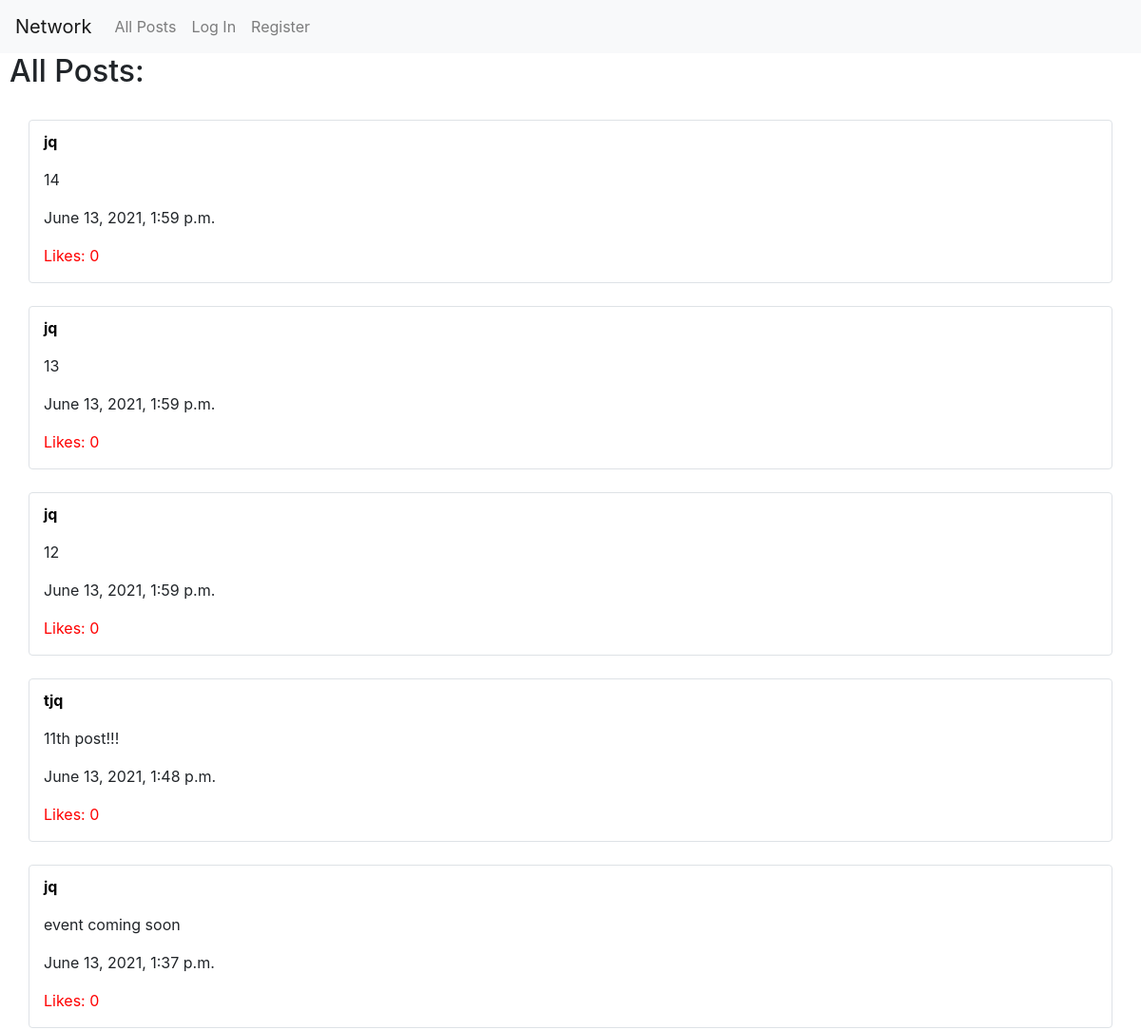
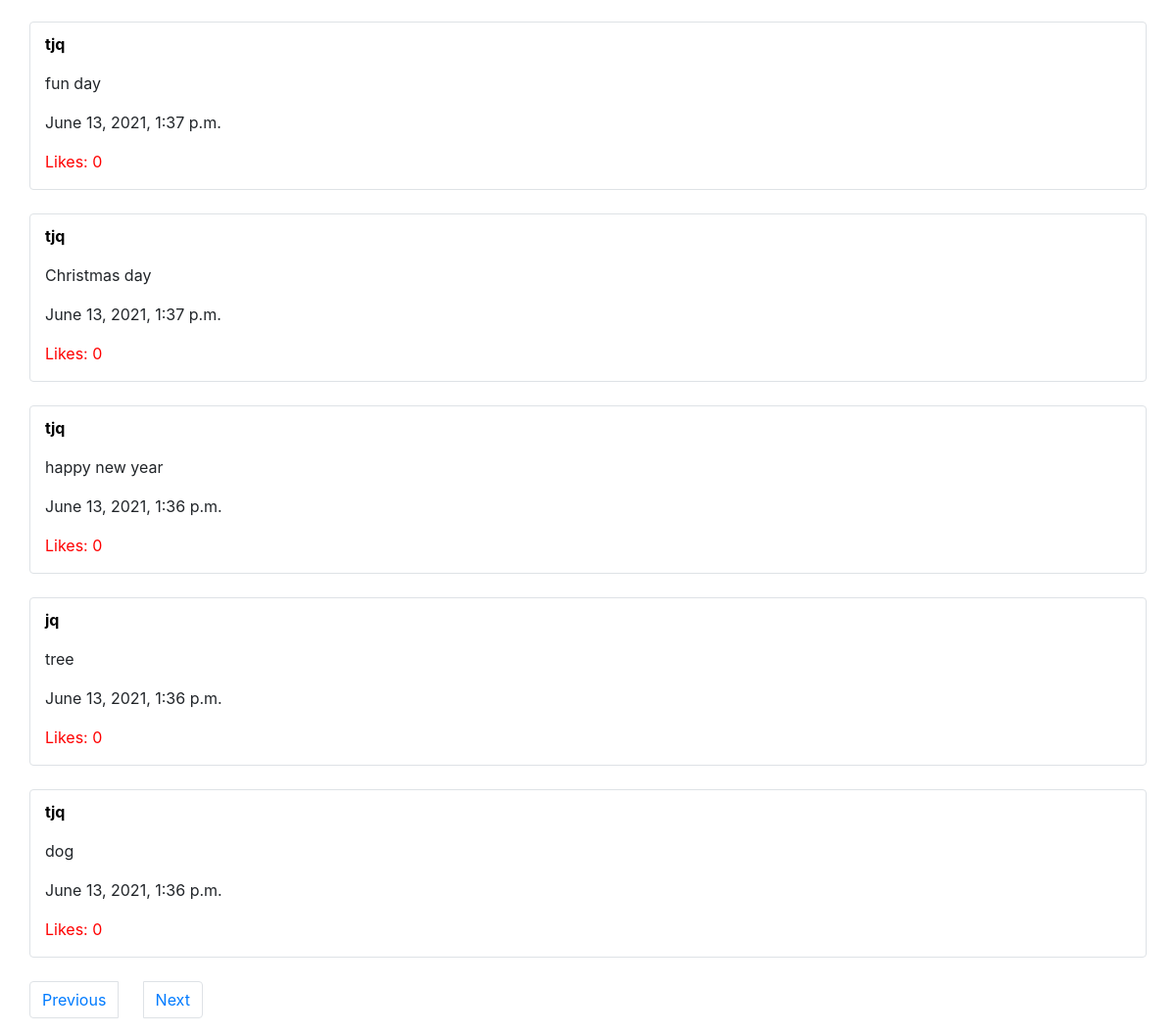
/2, run on the app's committed database (2 pictures, top to bottom).
### network/models.py (models this page shows, shortened)
class Posts(models.Model):
    user = models.ForeignKey(User, on_delete=models.CASCADE)
    content = models.TextField(blank= False)
    time = models.DateTimeField(auto_now_add=True)
    likes = models.IntegerField(blank= False, default= 0)

class User(AbstractUser):
    def __str__(self):
        return f"{self.username}"

### network/views.py (the view)
# urls.py: path("<int:page_num>", views.page, name="page"),
def page(request, page_num):
    posts = Posts.objects.filter().all()
    posts = posts.order_by('time').reverse()
    page_len = 1
    count = 0
    for i in posts:
        if count != 0:
            if count % 10 == 0:
                page_len += 1
        count += 1
    p = Paginator(posts, 10)
    temp_list = []
    for i in range(page_len):
        temp_page = p.get_page(i + 1)
        temp_list.append(temp_page.object_list)
    posts = temp_list[page_num - 1]
    return render(request, "network/index.html", {
        "posts": posts,
        "page_num": page_num,
        "page_len": page_len
    })

### network/templates/network/index.html (shortened to what this page needs)
{% extends "network/layout.html" %}
{% block body %}
    <h2>All Posts:</h2>
    {% for post in posts %}
        <br>
        <div class= "container border rounded padding-top">
            <p><strong><a class="nav1" href="{% url 'profile' post.user %}">{{post.user}}</a></strong></p>
            <p id="p{{post.id}}">{{post.content}}</p>
            <p>{{post.time}}</p>
            {% if user.is_authenticated %}
                <button id="l{{post.id}}" name="likepost" value="{{post.id}}" type="button" class="btn btn-primary bg-danger">
                    Like <span class="badge bg-secondary">{{post.likes}}</span>
                </button>
                <button id="ul{{post.id}}" name="unlikepost" value="{{post.id}}" type="button" class="btn btn-primary bg-danger" style="display: none;">
                    Unlike <span class="badge bg-secondary">{{post.likes}}</span>
                </button>
                <br></br>
            {% else %}
                <p style="color:red;">Likes: {{post.likes}}</p>
            {% endif %}
        </div>
    {% endfor %}
    {% if page_len > 1 %}
        <br>
        <nav aria-label="Page navigation example">
            <ul class="pagination container">
                {% if page_num != 1 %}
                    <li class="page-item"><a class="page-link" href="{% url 'page' page_num|add:"-1" %}">Previous</a></li>
                    <pre class="tab">   </pre>
                {% endif %}
                {% if page_num != page_len %}
                    <li class="page-item"><a class="page-link" href="{% url 'page' page_num|add:"1" %}">Next</a></li>
                {% endif %}
            </ul>
        </nav>
    {% endif %}
{% endblock %}

### network/static/network/styles.css (style rules this page uses)
h2 { padding-left: 10px; }
.padding-top { padding-top: 10px; }
.nav1 { color: black; text-decoration: none; }

### data on the page
Posts: user "jq", content "14", time "June 13, 2021, 1:59 p.m.", likes "0"
Posts: user "jq", content "13", time "June 13, 2021, 1:59 p.m.", likes "0"
Posts: user "jq", content "12", time "June 13, 2021, 1:59 p.m.", likes "0"
Posts: user "tjq", content "11th post!!!", time "June 13, 2021, 1:48 p.m.", likes "0"
Posts: user "jq", content "event coming soon", time "June 13, 2021, 1:37 p.m.", likes "0"
Posts: user "tjq", content "fun day", time "June 13, 2021, 1:37 p.m.", likes "0"
Posts: user "tjq", content "Christmas day", time "June 13, 2021, 1:37 p.m.", likes "0"
Posts: user "tjq", content "happy new year", time "June 13, 2021, 1:36 p.m.", likes "0"
Posts: user "jq", content "tree", time "June 13, 2021, 1:36 p.m.", likes "0"
Posts: user "tjq", content "dog", time "June 13, 2021, 1:36 p.m.", likes "0"
